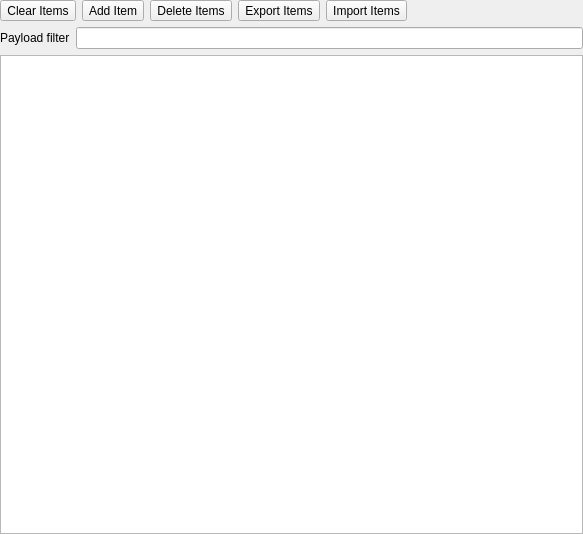
<?xml version="1.0" encoding="UTF-8"?>
<ui version="4.0">
 <class>FrameListView</class>
 <widget class="QWidget" name="FrameListView">
  <property name="geometry">
   <rect>
    <x>0</x>
    <y>0</y>
    <width>583</width>
    <height>534</height>
   </rect>
  </property>
  <property name="windowTitle">
   <string notr="true">Form</string>
  </property>
  <layout class="QVBoxLayout" name="verticalLayout">
   <property name="leftMargin">
    <number>0</number>
   </property>
   <property name="topMargin">
    <number>0</number>
   </property>
   <property name="rightMargin">
    <number>0</number>
   </property>
   <property name="bottomMargin">
    <number>0</number>
   </property>
   <item>
    <layout class="QHBoxLayout" name="horizontalLayout">
     <item>
      <widget class="QToolButton" name="toolButtonClear">
       <property name="toolTip">
        <string>Clear all data</string>
       </property>
       <property name="text">
        <string notr="true">Clear Items</string>
       </property>
      </widget>
     </item>
     <item>
      <widget class="QToolButton" name="toolButtonAdd">
       <property name="text">
        <string>Add Item</string>
       </property>
       <property name="toolButtonStyle">
        <enum>Qt::ToolButtonStyle::ToolButtonTextOnly</enum>
       </property>
      </widget>
     </item>
     <item>
      <widget class="QToolButton" name="toolButtonDelete">
       <property name="text">
        <string>Delete Items</string>
       </property>
       <property name="toolButtonStyle">
        <enum>Qt::ToolButtonStyle::ToolButtonTextOnly</enum>
       </property>
      </widget>
     </item>
     <item>
      <widget class="QToolButton" name="toolButtonExport">
       <property name="text">
        <string>Export Items</string>
       </property>
       <property name="toolButtonStyle">
        <enum>Qt::ToolButtonStyle::ToolButtonTextOnly</enum>
       </property>
      </widget>
     </item>
     <item>
      <widget class="QToolButton" name="toolButtonImport">
       <property name="text">
        <string>Import Items</string>
       </property>
       <property name="toolButtonStyle">
        <enum>Qt::ToolButtonStyle::ToolButtonTextOnly</enum>
       </property>
      </widget>
     </item>
     <item>
      <spacer name="horizontalSpacer">
       <property name="orientation">
        <enum>Qt::Orientation::Horizontal</enum>
       </property>
       <property name="sizeHint" stdset="0">
        <size>
         <width>40</width>
         <height>20</height>
        </size>
       </property>
      </spacer>
     </item>
    </layout>
   </item>
   <item>
    <layout class="QHBoxLayout" name="horizontalLayout_2">
     <item>
      <widget class="QLabel" name="label_2">
       <property name="text">
        <string>Payload filter</string>
       </property>
      </widget>
     </item>
     <item>
      <widget class="QLineEdit" name="lineEdit">
       <property name="clearButtonEnabled">
        <bool>true</bool>
       </property>
      </widget>
     </item>
    </layout>
   </item>
   <item>
    <widget class="QTableView" name="tableView"/>
   </item>
  </layout>
 </widget>
 <resources/>
 <connections/>
</ui>
